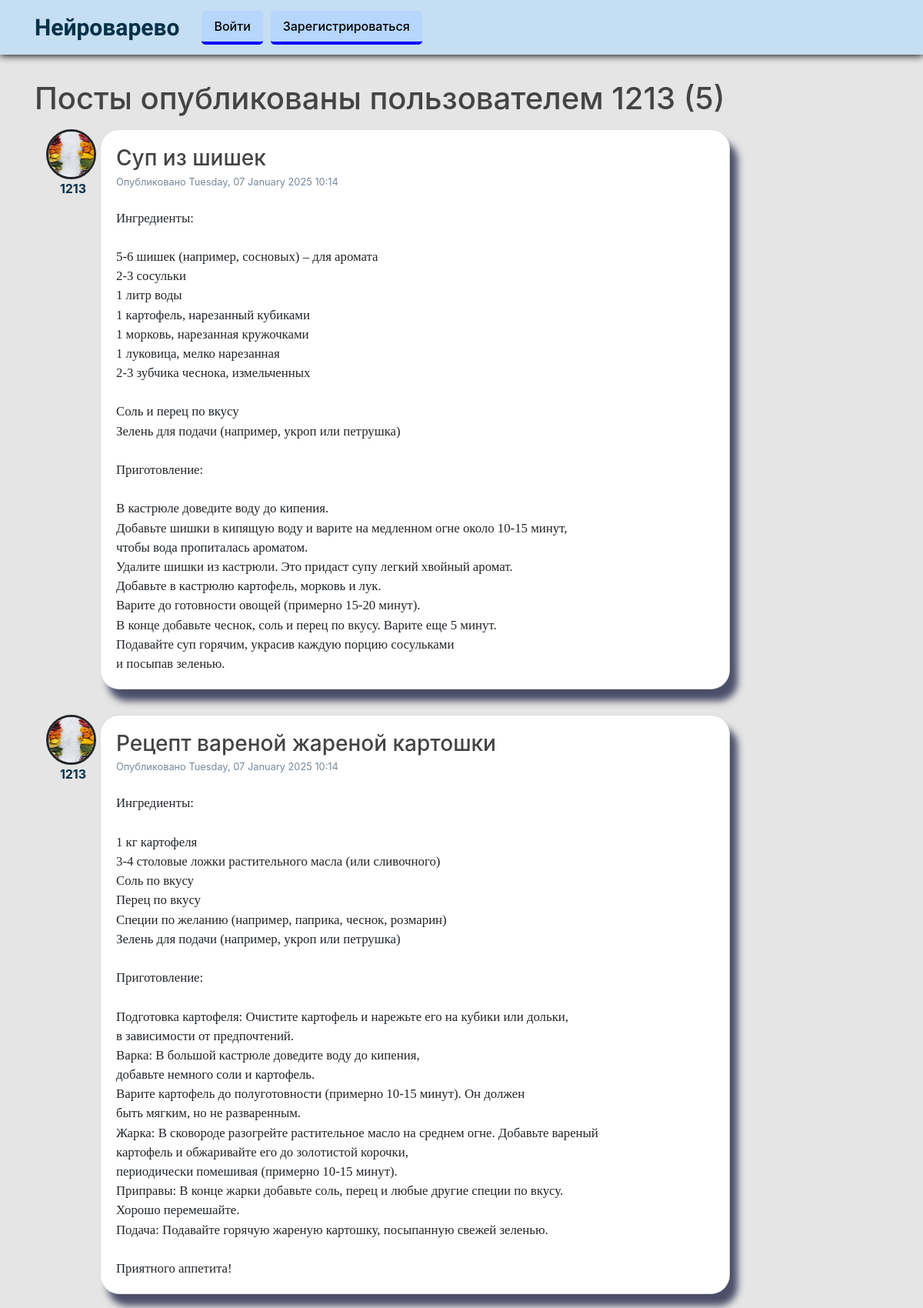
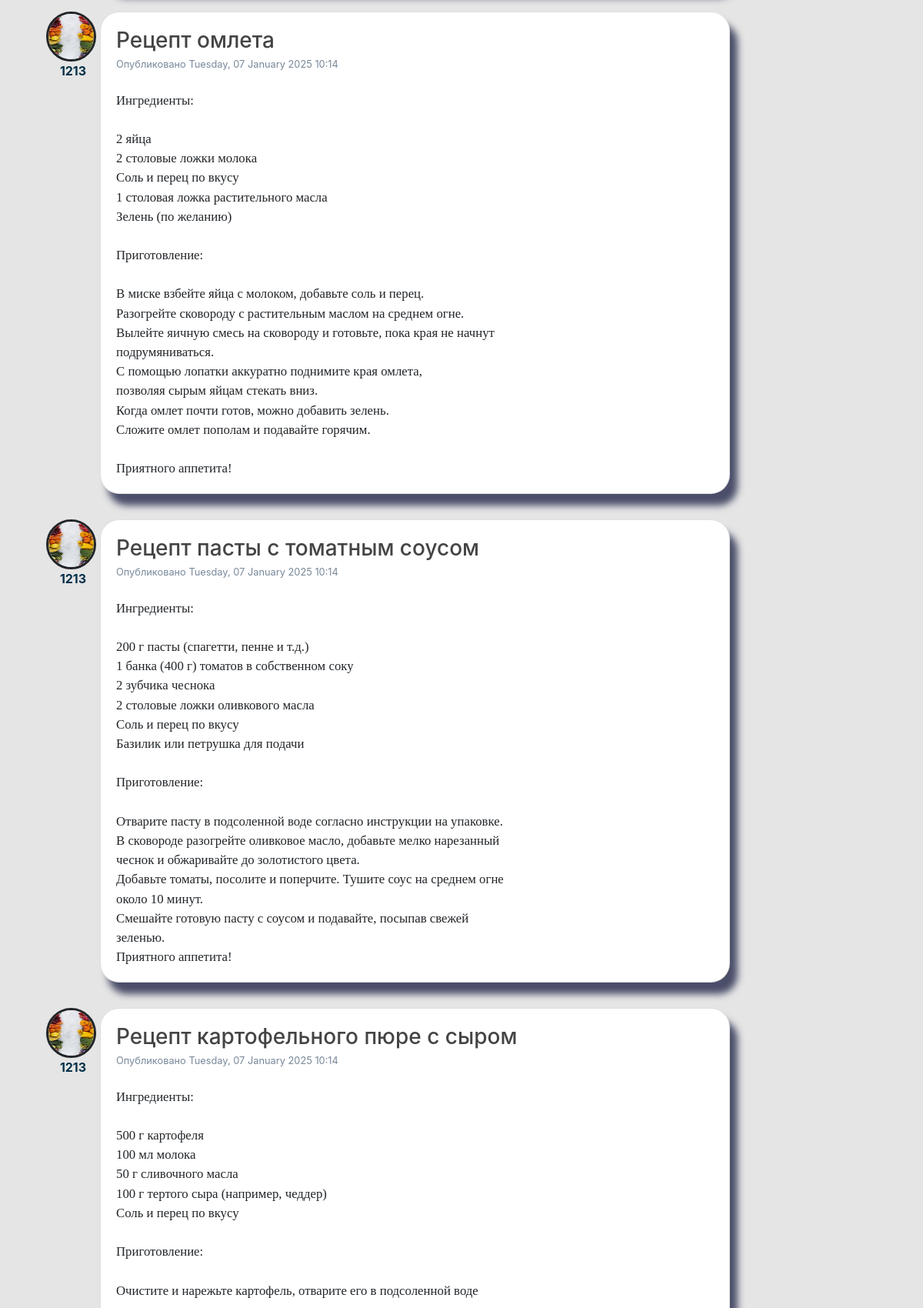
Page /user/1213 (upper part) on the committed database (2 pictures, top to bottom).
### test_flask/models.py (models this page shows, shortened)
class User(db.Model, UserMixin):
    id = db.Column(db.Integer, primary_key=True)
    username = db.Column(db.String(20), unique=True, nullable=False)
    email = db.Column(db.String(120), unique=True, nullable=False)
    image_file = db.Column(db.String(20), nullable=False,
                           default='default.png')
    password = db.Column(db.String(60), nullable=False)
    posts = db.relationship('Post', backref='author', lazy=True)

class Post(db.Model):
    id = db.Column(db.Integer, primary_key=True)
    title = db.Column(db.String(100), nullable=False)
    date_posted = db.Column(db.DateTime, nullable=False,
                            default=datetime.now()) #rework
    content = db.Column(db.Text, nullable=False)
    user_id = db.Column(db.Integer, db.ForeignKey('user.id'), nullable=False)
    comments = db.relationship('Comment', backref='title', lazy='select',
                               cascade='all, delete-orphan')

### test_flask/users/routes.py (the view)
@users.route("/user/<string:username>")
def user_posts(username):
    page = request.args.get('page', 1, type=int)
    user = User.query.filter_by(username=username).first_or_404()
    posts = Post.query.filter_by(author=user).order_by(Post.date_posted.desc()).paginate(page=page, per_page=5)
    return render_template('user_posts.html', posts=posts, user=user)

### test_flask/templates/user_posts.html (shortened to what this page needs)
{% extends "layout.html" %}
{% block content %}
<h1 class="mb-3">Посты опубликованы пользователем {{ user.username }} ({{ posts.total }})</h1>
{% for post in posts.items %}
<div class="container" style="display: flex;">
    <article class="media" style="display: flex; flex-direction: column;">
        <img class="rounded-circle article-img" style="margin-right: 5px; border: solid;"
             src="{{ url_for('static', filename='profile_pics/' + post.author.image_file) }}">
        <a href="{{ url_for('users.user_posts', username=post.author.username) }}" id="author"
           style="margin: 0 auto; font-weight: bold;">{{
            post.author.username }}</a>
    </article>
    <div class="card" style="margin-bottom: 20px;">
        <div class="card-body">
            <h3 class="card-title">{{ post.title }}</h3>
            <small>Опубликовано {{ post.date_posted.strftime('%A, %d %B %Y %I:%M') }}</small>
            <br>
            <br>
            <pre class="card-text">{{ post.content }}</pre>
        </div>
    </div>
</div>
{% endfor %}
{% endblock content %}

### test_flask/static/main.css (style rules this page uses)
body { margin: 0; padding: 0; }
h1, h2, h3, h4, h5, h6 { color: #444444; }
.article-img { height: 65px; width: 65px; margin-right: 16px; }

### test_flask/templates/user_posts.html (style rules this page uses)
.container { margin-bottom: 0.8rem; }
.card { border-radius: 25px; background-color: white; box-shadow: 10px 15px 10px #4a4e69; width: 92%; }
.card-title { margin-bottom: 0 !important; }
a { color: #003049 !important; text-decoration: none; }
small { color: lightslategray; }

### test_flask/templates/layout.html (style rules this page uses)
.card-text { font-size: 1.05rem; font-family: 'Tangerine', serif; font-optical-sizing: auto; }
body { background-color: #e5e5e5; margin-top: 6.5rem; }

### rows in the picture
User: username "1213"
Post: image_file (picture), author.username "1213", title "Суп из шишек", date_posted "Tuesday, 07 January 2025 10:14", content "Ингредиенты: 5-6 шишек (например, сосновых) – для аромата 2-3 сосульки 1 литр воды 1 картофель, нарезанный кубиками 1 морковь, нарезанная кружочками 1 луковица, мелко нарезанная 2-3 зубчика чеснока, измельченных Соль и перец по вкусу Зелень для подачи (например, укроп или петрушка) Приготовление: В кастрюле доведите воду до кипения. Добавьте шишки в кипящую воду и варите на медленном огне около 10-15 минут, чтобы вода пропиталась ароматом. Удалите шишки из кастрюли. Это придаст супу легкий хвойный аромат. Добавьте в кастрюлю картофель, морковь и лук. Варите до готовности овощей (примерно 15-20 минут). В конце добавьте чеснок, соль и перец по вкусу. Варите еще 5 минут. Подавайте суп горячим,…"
Post: image_file (picture), author.username "1213", title "Рецепт вареной жареной картошки", date_posted "Tuesday, 07 January 2025 10:14", content "Ингредиенты: 1 кг картофеля 3-4 столовые ложки растительного масла (или сливочного) Соль по вкусу Перец по вкусу Специи по желанию (например, паприка, чеснок, розмарин) Зелень для подачи (например, укроп или петрушка) Приготовление: Подготовка картофеля: Очистите картофель и нарежьте его на кубики или дольки, в зависимости от предпочтений. Варка: В большой кастрюле доведите воду до кипения, добавьте немного соли и картофель. Варите картофель до полуготовности (примерно 10-15 минут). Он должен быть мягким, но не разваренным. Жарка: В сковороде разогрейте растительное масло на среднем огне. Добавьте вареный картофель и обжаривайте его до золотистой корочки, периодически помешивая (примерно…"
Post: image_file (picture), author.username "1213", title "Рецепт омлета", date_posted "Tuesday, 07 January 2025 10:14", content "Ингредиенты: 2 яйца 2 столовые ложки молока Соль и перец по вкусу 1 столовая ложка растительного масла Зелень (по желанию) Приготовление: В миске взбейте яйца с молоком, добавьте соль и перец. Разогрейте сковороду с растительным маслом на среднем огне. Вылейте яичную смесь на сковороду и готовьте, пока края не начнут подрумяниваться. С помощью лопатки аккуратно поднимите края омлета, позволяя сырым яйцам стекать вниз. Когда омлет почти готов, можно добавить зелень. Сложите омлет пополам и подавайте горячим. Приятного аппетита!"
Post: image_file (picture), author.username "1213", title "Рецепт пасты с томатным соусом", date_posted "Tuesday, 07 January 2025 10:14", content "Ингредиенты: 200 г пасты (спагетти, пенне и т.д.) 1 банка (400 г) томатов в собственном соку 2 зубчика чеснока 2 столовые ложки оливкового масла Соль и перец по вкусу Базилик или петрушка для подачи Приготовление: Отварите пасту в подсоленной воде согласно инструкции на упаковке. В сковороде разогрейте оливковое масло, добавьте мелко нарезанный чеснок и обжаривайте до золотистого цвета. Добавьте томаты, посолите и поперчите. Тушите соус на среднем огне около 10 минут. Смешайте готовую пасту с соусом и подавайте, посыпав свежей зеленью. Приятного аппетита!"
Post: image_file (picture), author.username "1213", title "Рецепт картофельного пюре с сыром", date_posted "Tuesday, 07 January 2025 10:14"

### other values in the picture
{{ posts.total }} "5"
